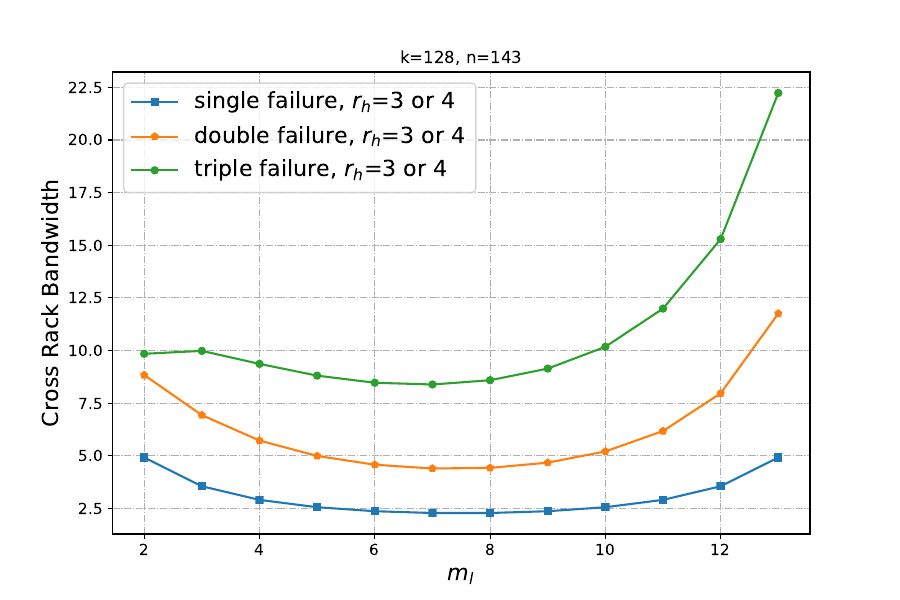

Source code (Python):
import math
from scipy.special import comb
import matplotlib.pyplot as plt
import numpy as np

def oneFaultCost(XORChunkNum,HHChunkNum,dataChunkNum):
    return dataChunkNum/XORChunkNum/HHChunkNum

def twoFaultCost(XORChunkNum,HHChunkNum,dataChunkNum,RHH):
    rackNum=dataChunkNum/HHChunkNum
    ChunkNumInOneXOR=dataChunkNum/XORChunkNum
    rackNumInOneXOR=max(1,rackNum/XORChunkNum)
    # rackNum=math.ceil(dataChunkNum/HHChunkNum)
    # ChunkNumInOneXOR=math.ceil(dataChunkNum/XORChunkNum)
    # rackNumInOneXOR=math.ceil(rackNum/XORChunkNum)

    inOneXOR=XORChunkNum*comb(ChunkNumInOneXOR,2)/comb(dataChunkNum,2)
    return inOneXOR*rackNum+(1-inOneXOR)*(rackNumInOneXOR-1)*2

def threeFaultCost(XORChunkNum,HHChunkNum,dataChunkNum,RHH):
    rackNum=dataChunkNum/HHChunkNum
    ChunkNumInOneXOR=dataChunkNum/XORChunkNum
    rackNumInOneXOR=max(1,rackNum/XORChunkNum)
    # rackNum=math.ceil(dataChunkNum/HHChunkNum)
    # ChunkNumInOneXOR=math.ceil(dataChunkNum/XORChunkNum)
    # rackNumInOneXOR=math.ceil(rackNum/XORChunkNum)

    inThreeXOR=comb(XORChunkNum,3)*(ChunkNumInOneXOR**3)/comb(dataChunkNum,3)
    
    return (1-inThreeXOR)*rackNum+inThreeXOR*(rackNumInOneXOR-1)*3

k=128
n=143
parityNum=n-k

XORNums=[i for i in range(2, parityNum-1)]
HHNums=[parityNum-i for i in XORNums]

one=[oneFaultCost(XORNums[i],HHNums[i],k) for i in range(len(XORNums))]
two4=[twoFaultCost(XORNums[i],HHNums[i],k,4) for i in range(len(XORNums))]
three4=[threeFaultCost(XORNums[i],HHNums[i],k,4) for i in range(len(XORNums))]
one=[oneFaultCost(XORNums[i],HHNums[i],k) for i in range(len(XORNums))]
two3=[twoFaultCost(XORNums[i],HHNums[i],k,3) for i in range(len(XORNums))]
three3=[threeFaultCost(XORNums[i],HHNums[i],k,3) for i in range(len(XORNums))]

plt.figure(figsize=(9,6))
    # 画图
plt.plot(XORNums, one, label='single failure, $r_h$=3 or 4', linestyle='-', marker='^',  markersize=12, linewidth=4)
plt.plot(XORNums, two4, label='double failure, $r_h$=3 or 4', linestyle='-', marker='D', markersize=12, linewidth=4)
plt.plot(XORNums, three4, label='triple failure, $r_h$=3 or 4', linestyle='-', marker='o', markersize=12, linewidth=4)
# 设置坐标轴
# ax.set_xlim(1, 1.2)
# ax.set_ylim(0, 1.4)
plt.xlabel('$m_l$', fontsize=26)
plt.ylabel('Cross Rack Bandwidth', fontsize=26)
plt.xticks(fontsize=20)
plt.yticks(fontsize=20)
plt.grid(True, linestyle='-.')
# 添加标题
plt.title(f'k={k}, n={n}', fontsize=26)
plt.legend(fontsize=22)
plt.subplots_adjust(top=0.925,bottom=0.13,left=0.125,right=0.99,)

plt.savefig(f'./sameNCrossRack.pdf')
plt.show()

